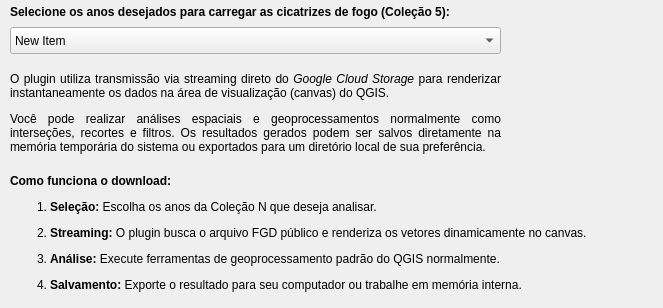
   <widget class="QWidget" name="Download_tab">
    <attribute name="title">
     <string>Download cicatrizes de queimmada</string>
    </attribute>
    <widget class="QLabel" name="Download_icon">
     <property name="geometry">
      <rect>
       <x>513</x>
       <y>30</y>
       <width>141</width>
       <height>141</height>
      </rect>
     </property>
     <property name="text">
      <string/>
     </property>
     <property name="pixmap">
      <pixmap resource="resources.qrc">:/plugins/MapBiomas_fogo/geometry_donwload.png</pixmap>
     </property>
     <property name="scaledContents">
      <bool>true</bool>
     </property>
    </widget>
    <widget class="QLabel" name="Descriotion_download">
     <property name="geometry">
      <rect>
       <x>10</x>
       <y>58</y>
       <width>491</width>
       <height>111</height>
      </rect>
     </property>
     <property name="text">
      <string>&lt;html&gt;&lt;head/&gt;&lt;body&gt;&lt;p&gt;O plugin utiliza transmissão via streaming direto do &lt;span style=&quot; font-style:italic;&quot;&gt;Google Cloud Storage&lt;/span&gt; para renderizar instantaneamente os dados na área de visualização (canvas) do QGIS.&lt;/p&gt;&lt;p&gt;Você pode realizar análises espaciais e geoprocessamentos normalmente como interseções, recortes e filtros. Os resultados gerados podem ser salvos diretamente na memória temporária do sistema ou exportados para um diretório local de sua preferência.&lt;/p&gt;&lt;/body&gt;&lt;/html&gt;</string>
     </property>
     <property name="alignment">
      <set>Qt::AlignmentFlag::AlignJustify|Qt::AlignmentFlag::AlignVCenter</set>
     </property>
     <property name="wordWrap">
      <bool>true</bool>
     </property>
    </widget>
    <widget class="QLabel" name="Descriotion_download_2">
     <property name="geometry">
      <rect>
       <x>10</x>
       <y>168</y>
       <width>631</width>
       <height>131</height>
      </rect>
     </property>
     <property name="text">
      <string>&lt;html&gt;&lt;head/&gt;&lt;body&gt;&lt;p&gt;&lt;span style=&quot; font-weight:600;&quot;&gt;Como funciona o download:&lt;/span&gt;&lt;/p&gt;&lt;ol style=&quot;margin-top: 0px; margin-bottom: 0px; margin-left: 0px; margin-right: 0px; -qt-list-indent: 1;&quot;&gt;&lt;li style=&quot; margin-top:12px; margin-bottom:12px; margin-left:0px; margin-right:0px; -qt-block-indent:0; text-indent:0px;&quot;&gt;&lt;span style=&quot; font-weight:600;&quot;&gt;Seleção:&lt;/span&gt; Escolha os anos da Coleção N que deseja analisar.&lt;/li&gt;&lt;li style=&quot; margin-top:12px; margin-bottom:12px; margin-left:0px; margin-right:0px; -qt-block-indent:0; text-indent:0px;&quot;&gt;&lt;span style=&quot; font-weight:600;&quot;&gt;Streaming:&lt;/span&gt; O plugin busca o arquivo FGD público e renderiza os vetores dinamicamente no canvas.&lt;/li&gt;&lt;li style=&quot; margin-top:12px; margin-bottom:12px; margin-left:0px; margin-right:0px; -qt-block-indent:0; text-indent:0px;&quot;&gt;&lt;span style=&quot; font-weight:600;&quot;&gt;Análise:&lt;/span&gt; Execute ferramentas de geoprocessamento padrão do QGIS normalmente.&lt;/li&gt;&lt;li style=&quot; margin-top:12px; margin-bottom:12px; margin-left:0px; margin-right:0px; -qt-block-indent:0; text-indent:0px;&quot;&gt;&lt;span style=&quot; font-weight:600;&quot;&gt;Salvamento:&lt;/span&gt; Exporte o resultado para seu computador ou trabalhe em memória interna.&lt;/li&gt;&lt;/ol&gt;&lt;/body&gt;&lt;/html&gt;</string>
     </property>
     <property name="alignment">
      <set>Qt::AlignmentFlag::AlignJustify|Qt::AlignmentFlag::AlignVCenter</set>
     </property>
     <property name="wordWrap">
      <bool>true</bool>
     </property>
    </widget>
    <widget class="QLabel" name="Descriotion_download_3">
     <property name="geometry">
      <rect>
       <x>10</x>
       <y>-8</y>
       <width>491</width>
       <height>41</height>
      </rect>
     </property>
     <property name="text">
      <string>&lt;html&gt;&lt;head/&gt;&lt;body&gt;&lt;p&gt;&lt;span style=&quot; font-weight:600;&quot;&gt;Selecione os anos desejados para carregar as cicatrizes de fogo (Coleção 5):&lt;/span&gt;&lt;/p&gt;&lt;/body&gt;&lt;/html&gt;</string>
     </property>
     <property name="alignment">
      <set>Qt::AlignmentFlag::AlignJustify|Qt::AlignmentFlag::AlignVCenter</set>
     </property>
     <property name="wordWrap">
      <bool>true</bool>
     </property>
    </widget>
    <widget class="QgsCheckableComboBox" name="mComboBox">
     <property name="geometry">
      <rect>
       <x>10</x>
       <y>27</y>
       <width>491</width>
       <height>27</height>
      </rect>
     </property>
     <item>
      <property name="text">
       <string>New Item</string>
      </property>
     </item>
    </widget>
   </widget>
